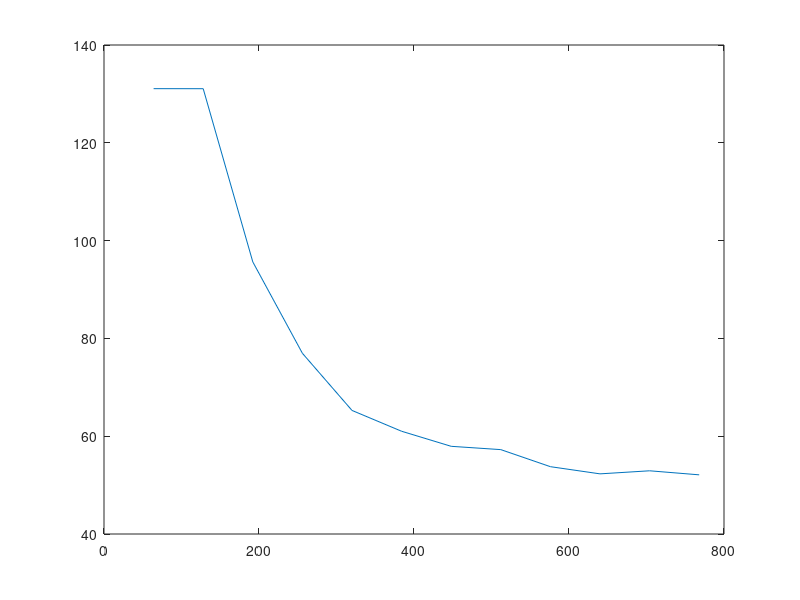

The MATLAB script that drew this image:

mmm = [64, 131.072000;
128, 131.063809;
192, 95.641319;
256, 76.954941;
320, 65.270805;
384, 61.012463;
448, 57.931555;
512, 57.256544;
576, 53.767878;
640, 52.300001;
704, 52.926556;
768, 52.099898];

plot(mmm(:,1),mmm(:,2))

pause
